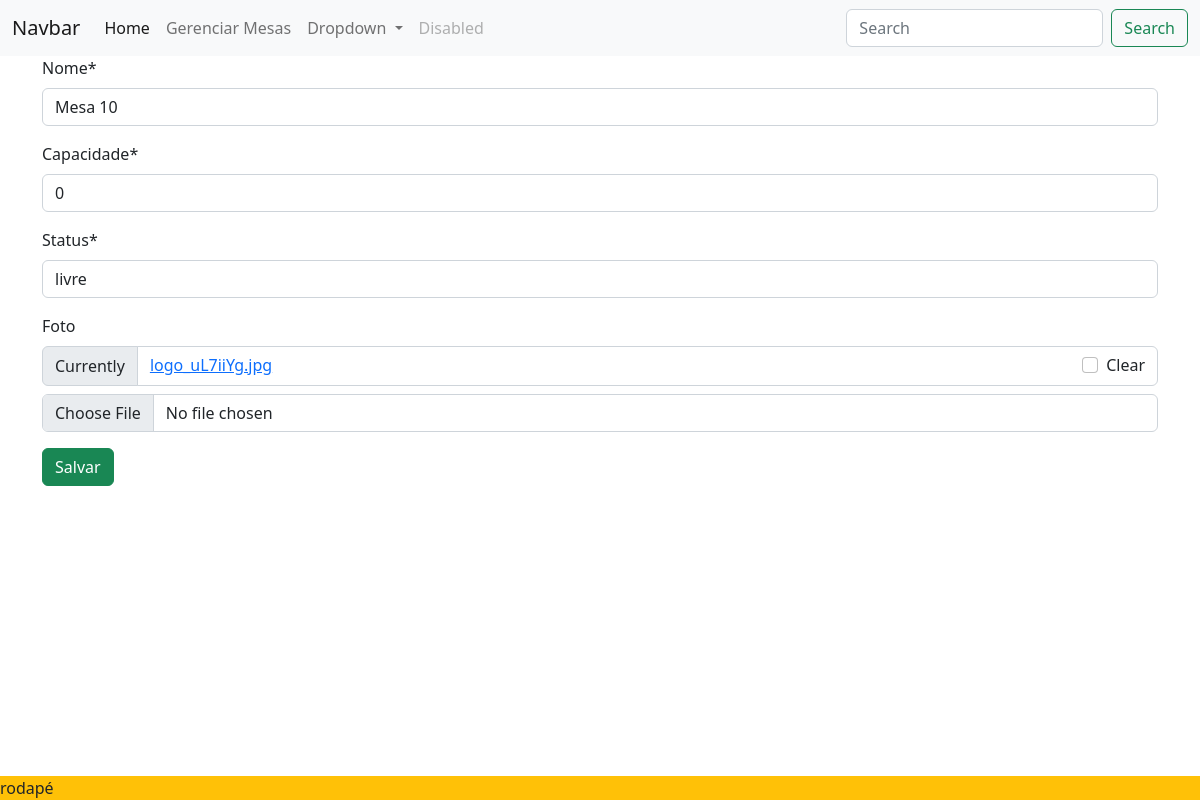
Page /editar_mesa/5 on the earlier database version.
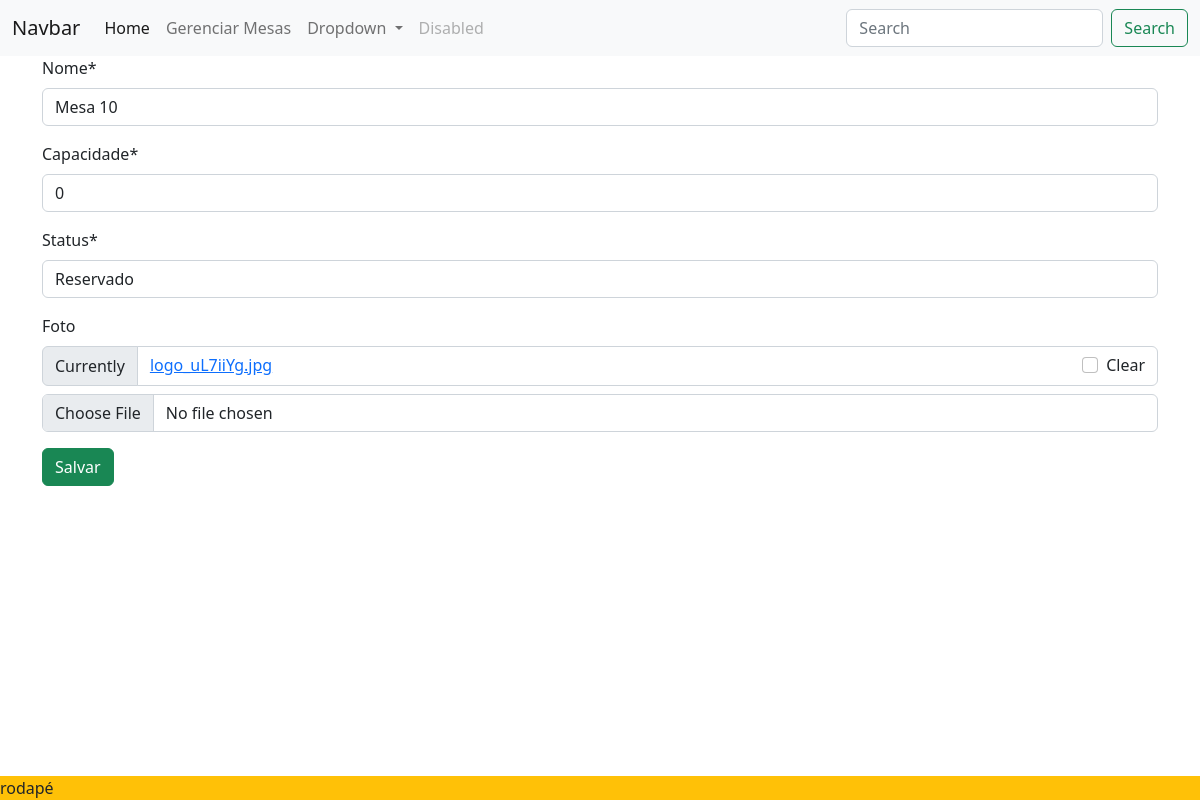
Same page on the later database version.
### restauranteapp/models.py (models this page shows, shortened)
class Mesa(models.Model):
    nome = models.CharField(max_length=200)
    capacidade = models.CharField(max_length=200)
    status = models.CharField(max_length=30)
    foto = models.ImageField(blank=True, null=True)

### restauranteapp/views.py (the view)
# urls.py: path('editar_mesa/<int:id>', editar_mesa,name='editar_mesa'),
def editar_mesa(request,id):
    mesa =get_object_or_404(Mesa,pk=id)
    form =MesaForms(instance=mesa)
    if request.method == "POST":
        form = MesaForms(request.POST, request.FILES,instance=mesa)
        if form.is_valid():
            form.save()
            return redirect('mesas')
        else:
            return render(request,'restaurante/editar_mesa.html',{'form':form,'mesa':mesa})
    else:
        return render(request, 'restaurante/editar_mesa.html', {'form': form, 'mesa': mesa})

### restauranteapp/forms.py
class MesaForms(forms.ModelForm):
    class Meta:
        model = Mesa
        fields = "__all__"

### restauranteapp/templates/restaurante/editar_mesa.html (shortened to what this page needs)
{% extends "restaurante/base.html" %}
{% load crispy_forms_tags %}
{% block content %}
<div class="container">
    <form method="POST" enctype="multipart/form-data">
        {{ form |crispy}}
        <input type="submit" value="Salvar" class="btn btn-success">
    </form>
</div>
{% endblock content %}

Differences in the rows shown:
changed Mesa "Mesa 10": status "livre" → "Reservado"
